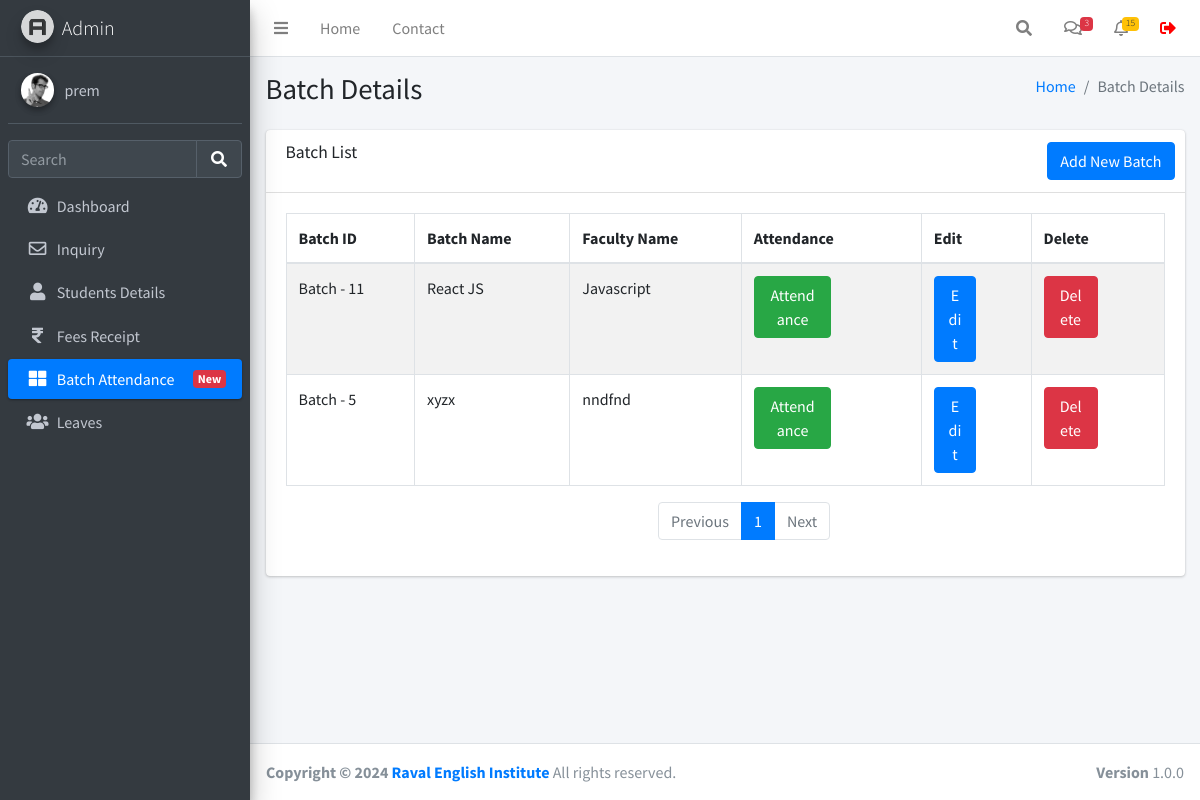
The app's page /batch.php (signed in), older data.
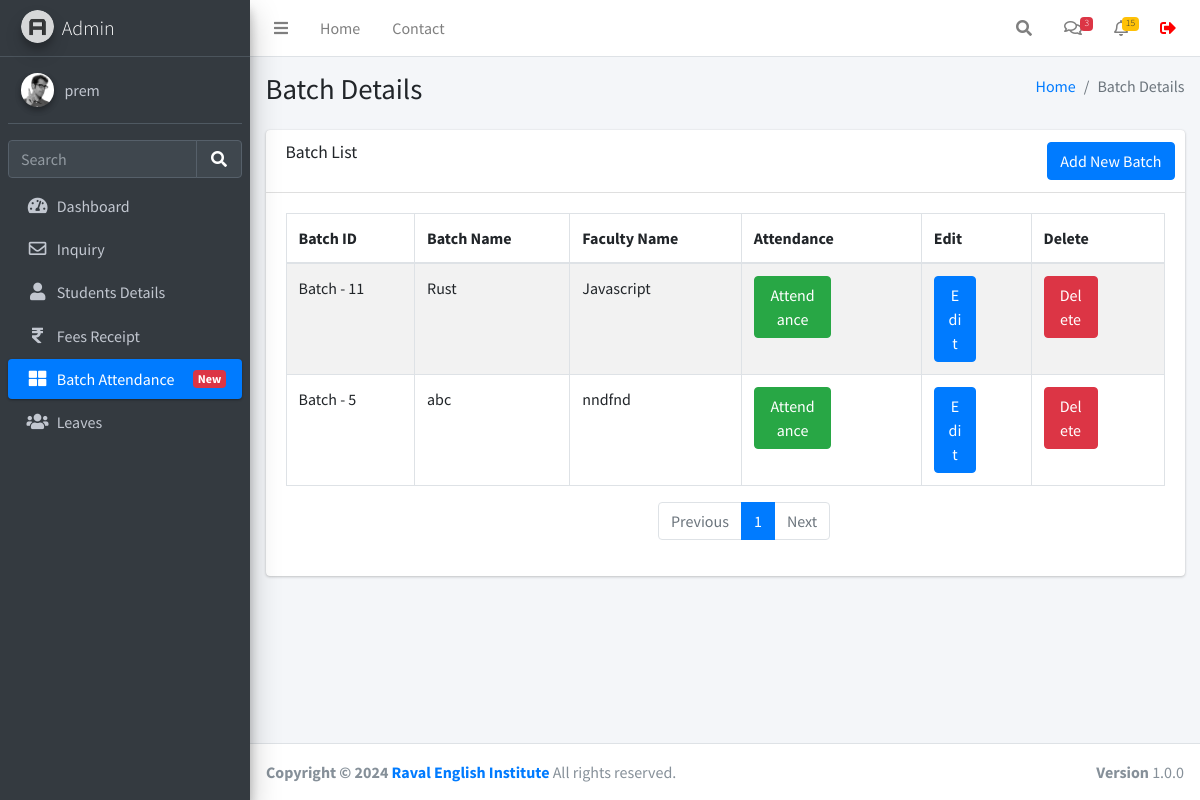
The same page, newer data.
### tables this page shows
CREATE TABLE `batch_table` (
  `id` int(11) NOT NULL,
  `name` varchar(255) NOT NULL,
  `timestamp` timestamp NOT NULL DEFAULT current_timestamp() ON UPDATE current_timestamp(),
  `FacultyName` varchar(255) NOT NULL
);

### function.php (called while the page is built, shortened)
<?php
require_once('db.php');
function selectFromTable($tableName, $columns, $whereConditions) {
    global $db;
    try {
        $sql = "SELECT " . implode(', ', $columns) . " FROM $tableName";
        $stmt = $db->prepare($sql);
        $stmt->execute();
        return $stmt->fetchAll(PDO::FETCH_ASSOC);
    } catch (PDOException $e) {
        return false;
    }
}
?>

### batch.php (the view, shortened to what this page needs)
<!DOCTYPE html>
<html lang="en">
<head>
</head>
<?php include ('./header.php'); ?>
<div class="content-wrapper">
  <div class="content-header">
    <div class="container-fluid">
      <div class="row mb-2">
        <div class="col-sm-6">
          <h1 class="m-0">Batch Details</h1>
        </div>
        <div class="col-sm-6">
          <ol class="breadcrumb float-sm-right">
            <li class="breadcrumb-item"><a href="./dashboard.php">Home</a></li>
            <li class="breadcrumb-item active">Batch Details</li>
          </ol>
        </div>
      </div>
    </div>
  </div>
  <section class="content">
    <div class="container-fluid">
      <div class="row">
        <div class="col-12">
          <div class="card">
            <div class="card-header">
              <h3 class="card-title">Batch List</h3>
              <div class="card-tools">
                <a href="./addbatch.php" class="btn btn-primary">Add New Batch</a>
              </div>
            </div>
            <div class="card-body">
              <div class="table-responsive">
                <table id="example1" class="table table-bordered table-striped">
                  <thead>
                    <tr>
                      <th>Batch ID</th>
                      <th>Batch Name</th>
                      <th>Faculty Name</th>
                      <th>Attendance</th>
                      <th>Edit</th>
                      <th>Delete</th>
                    </tr>
                  </thead>
                  <tbody>
                    <?php
                    include('function.php');
                    $batches = selectFromTable('batch_table', ['id', 'name', 'FacultyName'], []);
                    foreach ($batches as $row) {
                      echo "<tr>";
                      echo "<td>Batch - " . $row['id'] . "</td>";
                      echo "<td>" . $row['name'] . "</td>";
                      echo "<td>" . $row['FacultyName'] . "</td>";
                      echo "<td><a href='javascript:void(0);' onclick='confirmAttendance(" . $row['id'] . ")' class='btn btn-success col-md-6'>Attendance</a></td>";
                      echo "<td><a href='javascript:void(0);' onclick='confirmEdit(" . $row['id'] . ")' class='btn btn-primary col-md-6'>Edit</a></td>";
                      echo "<td><a href='deletebatch.php?id=" . $row['id'] . "' class='btn btn-danger col-md-6' onclick='return confirm(\"Are you sure you want to delete this batch?\");'>Delete</a></td>";
                      echo "</tr>";
                    }
                    ?>
                  </tbody>
                </table>
              </div>
            </div>
          </div>
        </div>
      </div>
    </div>
  </section>
</div>
<?php include ('./footer.php'); ?>

Row changes from the older to the newer data that the page shows:
changed batch_table "nndfnd": name "xyzx" → "abc"
changed batch_table "Javascript": name "React JS" → "Rust"
